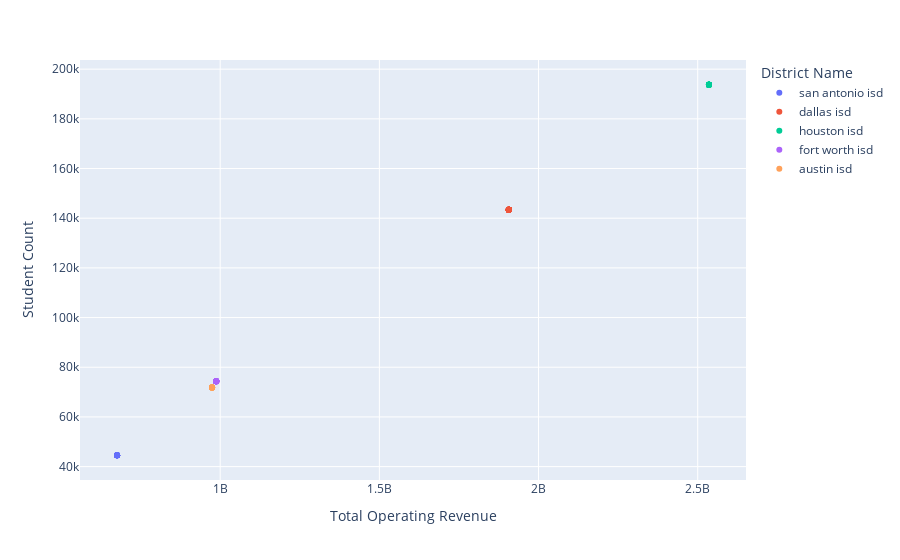

Write notebook code for a chart like this one.
### Code cell
#Big city vs student count
big_city_budget = px.scatter(big_city_school_df, y="Student Count", x="Total Operating Revenue", hover_name="District Name", color="District Name")
big_city_budget.show()
plt.savefig("images/bigcityvstudent.png")

### Figure 1 — Plotly figure (JSON) as saved in the notebook; plotly's stock layout.template omitted (floating-point values rounded to 4 significant figures)
{"data": [{"hovertemplate": "<b>%{hovertext}</b><br><br>District Name=san antonio isd<br>Total Operating Revenue=%{x}<br>Student Count=%{y}<extra></extra>", "hovertext": ["san antonio isd", "san antonio isd", "san antonio isd", "san antonio isd", "san antonio isd", "san antonio isd", "san antonio isd", "san antonio isd", "san antonio isd", "san antonio isd", "san antonio isd", "san antonio isd", "san antonio isd", "san antonio isd", "san antonio isd", "san antonio isd"], "legendgroup": "san antonio isd", "marker": {"color": "#636efa", "symbol": "circle"}, "mode": "markers", "name": "san antonio isd", "orientation": "v", "showlegend": true, "type": "scatter", "x": [676023494, 676023494, 676023494, 676023494, 676023494, 676023494, 676023494, 676023494, 676023494, 676023494, 676023494, 676023494, 676023494, 676023494, 676023494, 676023494], "xaxis": "x", "y": [44568, 44568, 44568, 44568, 44568, 44568, 44568, 44568, 44568, 44568, 44568, 44568, 44568, 44568, 44568, 44568], "yaxis": "y"}, {"hovertemplate": "<b>%{hovertext}</b><br><br>District Name=dallas isd<br>Total Operating Revenue=%{x}<br>Student Count=%{y}<extra></extra>", "hovertext": ["dallas isd", "dallas isd", "dallas isd", "dallas isd", "dallas isd", "dallas isd", "dallas isd", "dallas isd", "dallas isd", "dallas isd", "dallas isd", "dallas isd", "dallas isd", "dallas isd", "dallas isd", "dallas isd", "dallas isd", "dallas isd", "dallas isd", "dallas isd", "dallas isd", "dallas isd", "dallas isd", "dallas isd", "dallas isd", "dallas isd", "dallas isd", "dallas isd", "dallas isd", "dallas isd", "dallas isd", "dallas isd", "dallas isd", "dallas isd", "dallas isd", "dallas isd", "dallas isd"], "legendgroup": "dallas isd", "marker": {"color": "#EF553B", "symbol": "circle"}, "mode": "markers", "name": "dallas isd", "orientation": "v", "showlegend": true, "type": "scatter", "x": [1906648921, 1906648921, 1906648921, 1906648921, 1906648921, 1906648921, 1906648921, 1906648921, 1906648921, 1906648921, 1906648921, 1906648921, 1906648921, 1906648921, 1906648921, 1906648921, 1906648921, 1906648921, 1906648921, 1906648921, 1906648921, 1906648921, 1906648921, 1906648921, 1906648921, 1906648921, 1906648921, 1906648921, 1906648921, 1906648921, 1906648921, 1906648921, 1906648921, 1906648921, 1906648921, 1906648921, 1906648921], "xaxis": "x", "y": [143430, 143430, 143430, 143430, 143430, 143430, 143430, 143430, 143430, 143430, 143430, 143430, 143430, 143430, 143430, 143430, 143430, 143430, 143430, 143430, 143430, 143430, 143430, 143430, 143430, 143430, 143430, 143430, 143430, 143430, 143430, 143430, 143430, 143430, 143430, 143430, 143430], "yaxis": "y"}, {"hovertemplate": "<b>%{hovertext}</b><br><br>District Name=houston isd<br>Total Operating Revenue=%{x}<br>Student Count=%{y}<extra></extra>", "hovertext": ["houston isd", "houston isd", "houston isd", "houston isd", "houston isd", "houston isd", "houston isd", "houston isd", "houston isd", "houston isd", "houston isd", "houston isd", "houston isd", "houston isd", "houston isd", "houston isd", "houston isd", "houston isd", "houston isd", "houston isd", "houston isd", "houston isd", "houston isd", "houston isd", "houston isd", "houston isd", "houston isd", "houston isd", "houston isd"], "legendgroup": "houston isd", "marker": {"color": "#00cc96", "symbol": "circle"}, "mode": "markers", "name": "houston isd", "orientation": "v", "showlegend": true, "type": "scatter", "x": [2535319349, 2535319349, 2535319349, 2535319349, 2535319349, 2535319349, 2535319349, 2535319349, 2535319349, 2535319349, 2535319349, 2535319349, 2535319349, 2535319349, 2535319349, 2535319349, 2535319349, 2535319349, 2535319349, 2535319349, 2535319349, 2535319349, 2535319349, 2535319349, 2535319349, 2535319349, 2535319349, 2535319349, 2535319349], "xaxis": "x", "y": [193727, 193727, 193727, 193727, 193727, 193727, 193727, 193727, 193727, 193727, 193727, 193727, 193727, 193727, 193727, 193727, 193727, 193727, 193727, 193727, 193727, 193727, 193727, 193727, 193727, 193727, 193727, 193727, 193727], "yaxis": "y"}, {"hovertemplate": "<b>%{hovertext}</b><br><br>District Name=fort worth isd<br>Total Operating Revenue=%{x}<br>Student Count=%{y}<extra></extra>", "hovertext": ["fort worth isd", "fort worth isd", "fort worth isd", "fort worth isd", "fort worth isd", "fort worth isd", "fort worth isd", "fort worth isd", "fort worth isd", "fort worth isd", "fort worth isd", "fort worth isd", "fort worth isd", "fort worth isd", "fort worth isd", "fort worth isd", "fort worth isd", "fort worth isd", "fort worth isd", "fort worth isd", "fort worth isd"], "legendgroup": "fort worth isd", "marker": {"color": "#ab63fa", "symbol": "circle"}, "mode": "markers", "name": "fort worth isd", "orientation": "v", "showlegend": true, "type": "scatter", "x": [987506836, 987506836, 987506836, 987506836, 987506836, 987506836, 987506836, 987506836, 987506836, 987506836, 987506836, 987506836, 987506836, 987506836, 987506836, 987506836, 987506836, 987506836, 987506836, 987506836, 987506836], "xaxis": "x", "y": [74326, 74326, 74326, 74326, 74326, 74326, 74326, 74326, 74326, 74326, 74326, 74326, 74326, 74326, 74326, 74326, 74326, 74326, 74326, 74326, 74326], "yaxis": "y"}, {"hovertemplate": "<b>%{hovertext}</b><br><br>District Name=austin isd<br>Total Operating Revenue=%{x}<br>Student Count=%{y}<extra></extra>", "hovertext": ["austin isd", "austin isd", "austin isd", "austin isd", "austin isd", "austin isd", "austin isd", "austin isd", "austin isd", "austin isd", "austin isd", "austin isd"], "legendgroup": "austin isd", "marker": {"color": "#FFA15A", "symbol": "circle"}, "mode": "markers", "name": "austin isd", "orientation": "v", "showlegend": true, "type": "scatter", "x": [974423742, 974423742, 974423742, 974423742, 974423742, 974423742, 974423742, 974423742, 974423742, 974423742, 974423742, 974423742], "xaxis": "x", "y": [71883, 71883, 71883, 71883, 71883, 71883, 71883, 71883, 71883, 71883, 71883, 71883], "yaxis": "y"}], "layout": {"legend": {"title": {"text": "District Name"}, "tracegroupgap": 0}, "margin": {"t": 60}, "xaxis": {"anchor": "y", "domain": [0, 1], "title": {"text": "Total Operating Revenue"}}, "yaxis": {"anchor": "x", "domain": [0, 1], "title": {"text": "Student Count"}}}}
